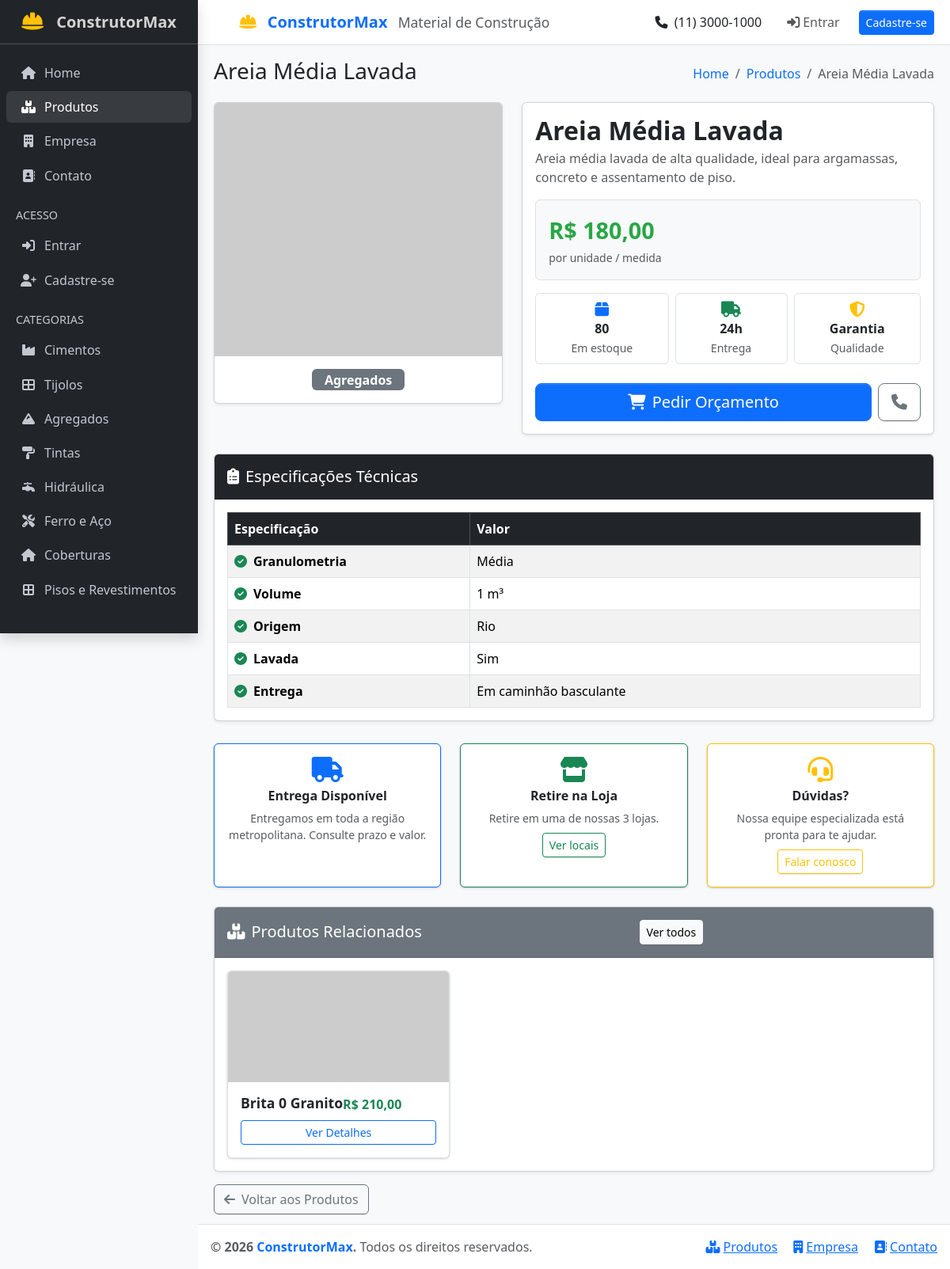
The app's page /produto.php?id=3 with its own data.
### tables this page shows
CREATE TABLE IF NOT EXISTS produtos (
    id        INT UNSIGNED    AUTO_INCREMENT PRIMARY KEY,
    nome      VARCHAR(150)    NOT NULL,
    categoria VARCHAR(80)     NOT NULL,
    preco     DECIMAL(10,2)   NOT NULL DEFAULT 0.00,
    estoque   INT UNSIGNED    NOT NULL DEFAULT 0,
    imagem    VARCHAR(500)    NOT NULL DEFAULT '',
    descricao TEXT            NOT NULL,
    criado_em TIMESTAMP       NOT NULL DEFAULT CURRENT_TIMESTAMP
);

### produto.php (the view, shortened to what the rows shown need)
<?php
require_once 'dados.php';
$id = intval($_GET['id'] ?? 0);
$produto = getProduto($id);
$relacionados = getProdutosRelacionados($produto['categoria'], $produto['id']);
$titulo = $produto['nome'];
require_once 'layout.php';
?>
<div class="row g-4">
  <div class="col-md-5">
    <div class="card shadow-sm">
      <div class="card-body text-center">
        <span class="badge bg-secondary fs-6 px-3"><?= htmlspecialchars($produto['categoria']) ?></span>
      </div>
    </div>
  </div>
  <div class="col-md-7">
    <div class="card shadow-sm h-100">
      <div class="card-body">
        <h2 class="fw-bold mb-1"><?= htmlspecialchars($produto['nome']) ?></h2>
        <p class="text-muted mb-3"><?= htmlspecialchars($produto['descricao']) ?></p>
        <div class="border rounded p-3 mb-3 bg-light">
          <div class="preco-destaque">R$ <?= number_format($produto['preco'], 2, ',', '.') ?></div>
          <small class="text-muted">por unidade / medida</small>
        </div>
        <div class="d-flex gap-2 mb-4">
          <div class="flex-fill text-center border rounded p-2">
            <i class="fas fa-box text-primary fa-lg mb-1"></i>
            <div class="fw-bold"><?= $produto['estoque'] ?></div>
            <small class="text-muted">Em estoque</small>
          </div>
          <div class="flex-fill text-center border rounded p-2">
          </div>
          <div class="flex-fill text-center border rounded p-2">
          </div>
        </div>
        <div class="d-flex gap-2 flex-wrap">
          <a href="contato.php" class="btn btn-primary btn-lg flex-fill">
          </a>
          <a href="contato.php" class="btn btn-outline-secondary btn-lg">
          </a>
        </div>
      </div>
    </div>
  </div>
</div>
<div class="card shadow-sm mt-4">
  <div class="card-body">
    <?php if (!empty($produto['especificacoes'])): ?>
    <div class="table-responsive">
      <table class="table table-striped table-bordered mb-0">
        <thead class="table-dark">
          <tr><th style="width:35%">Especificação</th><th>Valor</th></tr>
        </thead>
      </table>
    </div>
    <?php else: ?>
    <p class="text-muted mb-0">Nenhuma especificação cadastrada.</p>
    <?php endif; ?>
  </div>
</div>
<?php if (!empty($relacionados)): ?>
<div class="card shadow-sm mt-4">
  <div class="card-body">
    <div class="row g-3">
      <?php foreach ($relacionados as $rel): ?>
      <div class="col-sm-4">
        <div class="card h-100 produto-card border">
          <img src="<?= htmlspecialchars($rel['imagem']) ?>" class="card-img-top" alt="<?= htmlspecialchars($rel['nome']) ?>" style="height:140px;object-fit:cover">
          <div class="card-body p-3">
            <h6 class="card-title fw-bold"><?= htmlspecialchars($rel['nome']) ?></h6>
            <p class="text-success fw-bold mb-2">R$ <?= number_format($rel['preco'], 2, ',', '.') ?></p>
            <a href="produto.php?id=<?= $rel['id'] ?>" class="btn btn-sm btn-outline-primary w-100">Ver Detalhes</a>
          </div>
        </div>
      </div>
      <?php endforeach; ?>
    </div>
  </div>
</div>
<?php endif; ?>
<?php require_once 'layout_footer.php'; ?>

### layout.php (shortened to what the rows shown need)
<?php
function asset(string $path): string {
    $script = str_replace('\\', '/', $_SERVER['SCRIPT_FILENAME'] ?? '');
    $base   = str_replace('\\', '/', __DIR__);
    $depth  = substr_count($script, '/') - substr_count($base, '/') - 1;
    return str_repeat('../', max(0, $depth)) . 'dist/' . $path;
}
?>
<!doctype html>
<html lang="pt-BR">
<head>
  <link rel="stylesheet" href="<?= asset('plugins/bootstrap/css/bootstrap.min.css') ?>">
  <link rel="stylesheet" href="<?= asset('css/adminlte.min.css') ?>">
  <link rel="stylesheet" href="<?= asset('plugins/fontawesome/css/all.min.css') ?>">
</head>
<body class="layout-fixed sidebar-expand-lg bg-body-tertiary">
<div class="app-wrapper">
  <main class="app-main">
    <div class="app-content-header">
      <div class="container-fluid">
        <div class="row">
          <div class="col-sm-6"><h3 class="mb-0"><?= htmlspecialchars($titulo ?? 'Home') ?></h3></div>
        </div>
      </div>
    </div>
    <div class="app-content"><div class="container-fluid">

### records on screen
produtos: nome "Areia Média Lavada", categoria "Agregados", descricao "Areia média lavada de alta qualidade, ideal para argamassas, concreto e assentamento de piso.", preco "180,00", estoque "80"
produtos: nome "Brita 0 Granito", preco "210,00"

### other values on screen
$cat "Cimentos"
$cat "Tijolos"
$cat "Agregados"
$cat "Tintas"
$cat "Hidráulica"
$cat "Ferro e Aço"
$cat "Coberturas"
$cat "Pisos e Revestimentos"
$b['nome'] "Produtos"
$b['nome'] "Areia Média Lavada"
$chave "Granulometria"
$valor "Média"
$chave "Volume"
$valor "1 m³"
$chave "Origem"
